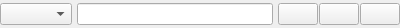
<ui version="4.0" >
 <class>Form</class>
 <widget class="QWidget" name="Form" >
  <property name="geometry" >
   <rect>
    <x>0</x>
    <y>0</y>
    <width>400</width>
    <height>28</height>
   </rect>
  </property>
  <property name="sizePolicy" >
   <sizepolicy vsizetype="Fixed" hsizetype="Expanding" >
    <horstretch>0</horstretch>
    <verstretch>0</verstretch>
   </sizepolicy>
  </property>
  <property name="windowTitle" >
   <string>Form</string>
  </property>
  <layout class="QHBoxLayout" >
   <property name="spacing" >
    <number>5</number>
   </property>
   <property name="leftMargin" >
    <number>0</number>
   </property>
   <property name="topMargin" >
    <number>0</number>
   </property>
   <property name="rightMargin" >
    <number>0</number>
   </property>
   <property name="bottomMargin" >
    <number>0</number>
   </property>
   <item>
    <widget class="QComboBox" name="uiModel" />
   </item>
   <item>
    <widget class="QLineEdit" name="uiText" />
   </item>
   <item>
    <layout class="QHBoxLayout" >
     <property name="spacing" >
      <number>1</number>
     </property>
     <item>
      <widget class="QPushButton" name="pushClear" >
       <property name="sizePolicy" >
        <sizepolicy vsizetype="Fixed" hsizetype="Fixed" >
         <horstretch>0</horstretch>
         <verstretch>0</verstretch>
        </sizepolicy>
       </property>
       <property name="toolTip" >
        <string>Clear</string>
       </property>
       <property name="icon" >
        <iconset resource="common.qrc" >:/images/images/trash.png</iconset>
       </property>
      </widget>
     </item>
     <item>
      <widget class="QPushButton" name="pushNew" >
       <property name="sizePolicy" >
        <sizepolicy vsizetype="Fixed" hsizetype="Fixed" >
         <horstretch>0</horstretch>
         <verstretch>0</verstretch>
        </sizepolicy>
       </property>
       <property name="toolTip" >
        <string>New</string>
       </property>
       <property name="icon" >
        <iconset resource="common.qrc" >:/images/images/new.png</iconset>
       </property>
      </widget>
     </item>
     <item>
      <widget class="QPushButton" name="pushOpen" >
       <property name="sizePolicy" >
        <sizepolicy vsizetype="Fixed" hsizetype="Fixed" >
         <horstretch>0</horstretch>
         <verstretch>0</verstretch>
        </sizepolicy>
       </property>
       <property name="toolTip" >
        <string>Open</string>
       </property>
       <property name="icon" >
        <iconset resource="common.qrc" >:/images/images/find.png</iconset>
       </property>
      </widget>
     </item>
    </layout>
   </item>
  </layout>
 </widget>
 <resources>
  <include location="common.qrc" />
 </resources>
 <connections/>
</ui>
